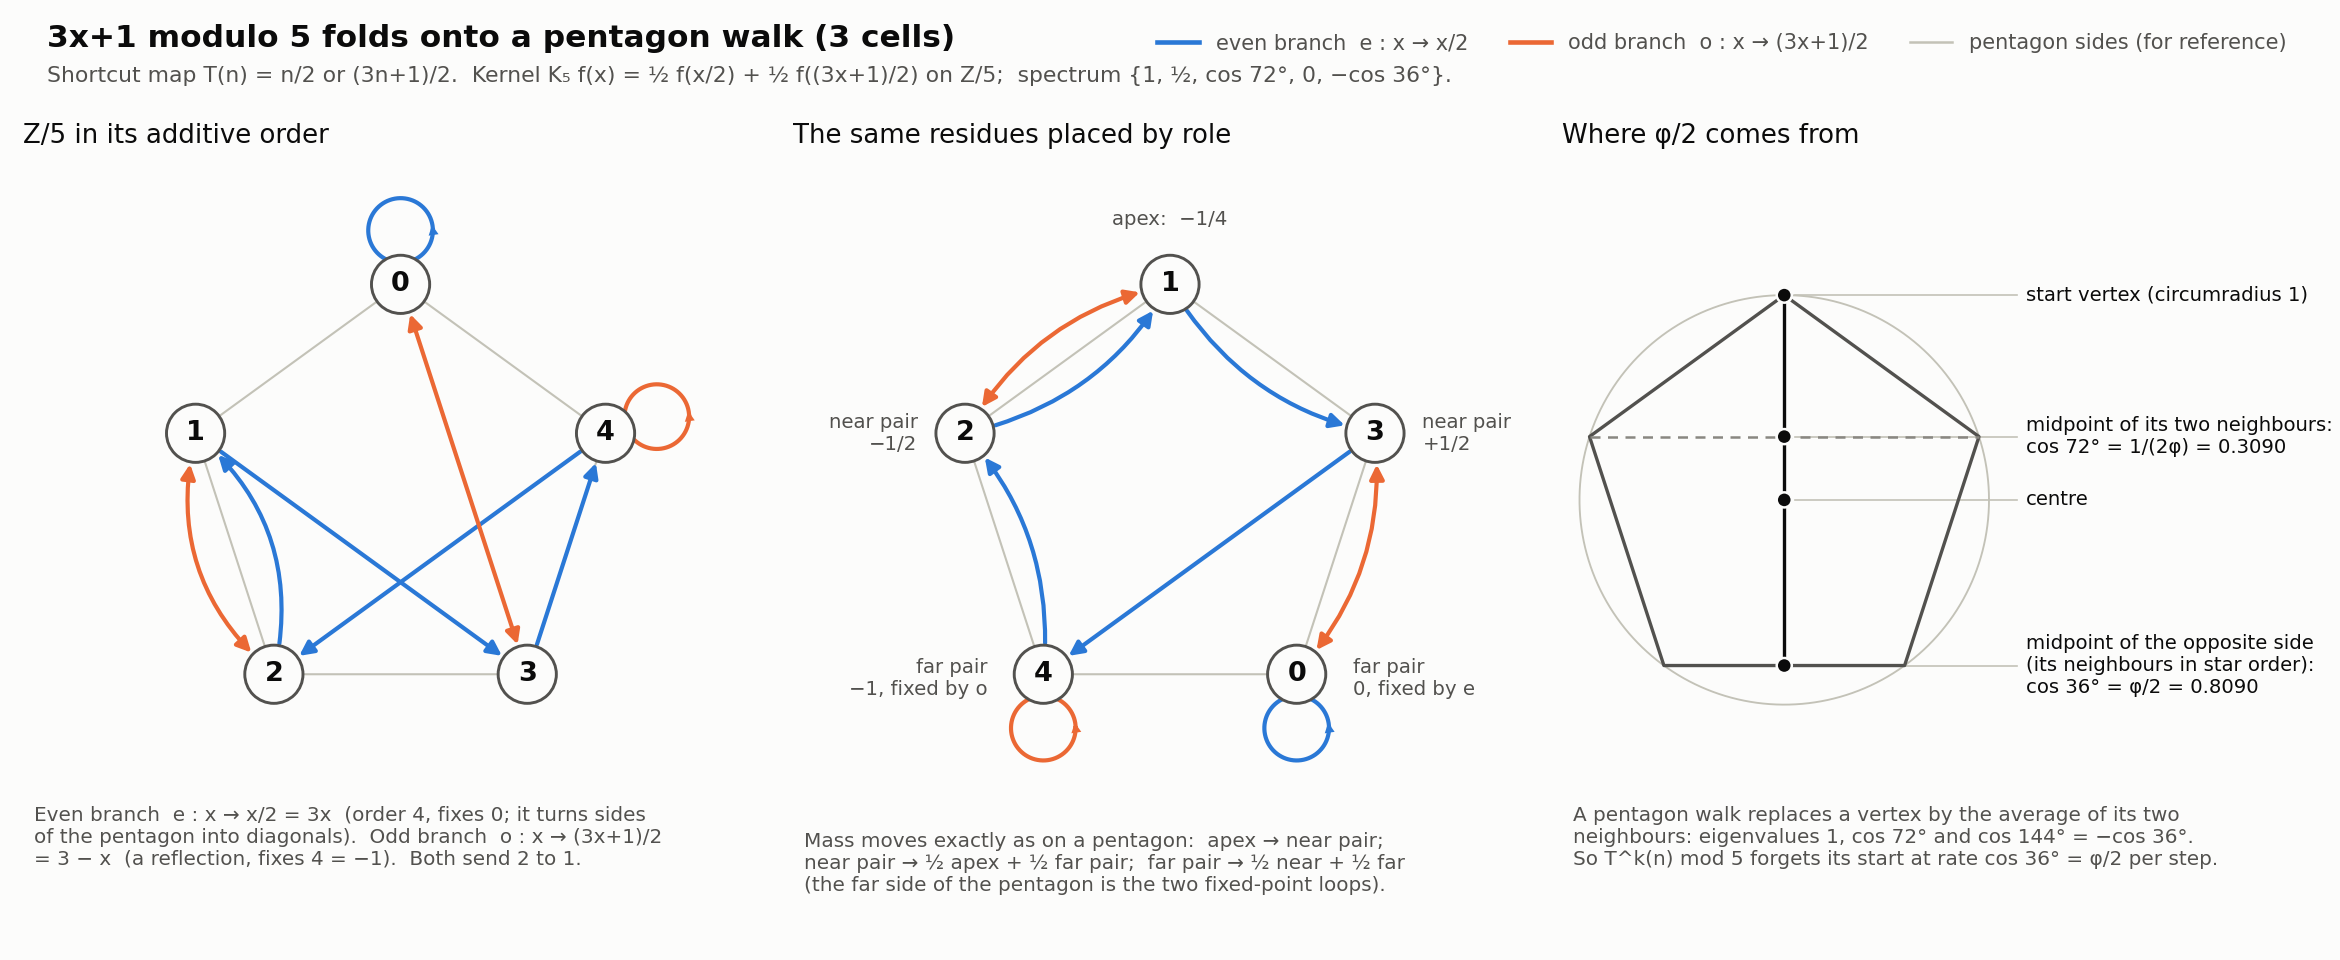

Python code for this plot:
"""Figure for Q3.1: the Terras kernel mod 5 as a folded pentagon walk.   Writes fig_pentagon.png.

Panel 1: Z/5 on the additive pentagon with the two branches  e: x -> x/2 = 3x  and  o: x -> (3x+1)/2 = 3 - x.
Panel 2: the same five residues placed by their role (apex -1/4; near pair +-1/2; far pair 0, -1): the branch
         graph is a pentagon except that the far side is replaced by the two fixed-point loops.
Panel 3: the regular pentagon: cos 72 = 1/(2 phi) and cos 36 = phi/2 as the two 'average of the neighbours' ratios.

Colour carries the branch (two hues, validated with the dataviz skill's validate_palette.js: all checks pass);
the residues' roles are given by direct labels, never by colour alone.  Static PNG: no hover layer.

Run:  python -X utf8 fig_pentagon.py
"""
from __future__ import annotations

from pathlib import Path

import matplotlib

matplotlib.use("Agg")
import matplotlib.pyplot as plt  # noqa: E402
import numpy as np  # noqa: E402
from matplotlib.patches import Circle, FancyArrowPatch  # noqa: E402

SURFACE = "#fcfcfb"
INK = "#0b0b0b"
INK2 = "#52514e"
MUTED = "#898781"
HAIR = "#c3c2b7"
C_E = "#2a78d6"   # even branch  (categorical slot 1)
C_O = "#eb6834"   # odd branch   (categorical slot 2)

plt.rcParams.update({"font.family": "DejaVu Sans", "font.size": 10.5, "text.color": INK, "axes.edgecolor": HAIR})


def ring(order: list[int], radius: float = 1.0) -> dict[int, np.ndarray]:
    """positions of the residues in the given cyclic order, first one at the top, going counter-clockwise."""
    return {r: radius * np.array([np.cos(np.pi / 2 + 2 * np.pi * i / 5), np.sin(np.pi / 2 + 2 * np.pi * i / 5)]) for i, r in enumerate(order)}


def node(ax, xy, label, sub=None, off=(0.0, 0.0), ha="center"):
    ax.add_patch(Circle(xy, 0.135, facecolor=SURFACE, edgecolor=INK2, linewidth=1.4, zorder=5))
    ax.text(xy[0], xy[1], str(label), ha="center", va="center", fontsize=13, fontweight="bold", zorder=6)
    if sub:
        ax.text(xy[0] + off[0], xy[1] + off[1], sub, ha=ha, va="center", fontsize=9.5, color=INK2, zorder=6)


def arrow(ax, a, b, color, rad=0.0, both=False, lw=2.0, shrink=15):
    style = "<|-|>" if both else "-|>"
    ax.add_patch(FancyArrowPatch(a, b, arrowstyle=style, mutation_scale=14, linewidth=lw, color=color,
                                 connectionstyle=f"arc3,rad={rad}", shrinkA=shrink, shrinkB=shrink, zorder=4))


def loop(ax, xy, color, direction=None):
    d = xy / np.linalg.norm(xy) if direction is None else np.array(direction, dtype=float)
    c = xy + 0.25 * d
    t = np.linspace(0, 2 * np.pi, 80)
    ax.plot(c[0] + 0.15 * np.cos(t), c[1] + 0.15 * np.sin(t), color=color, linewidth=2.0, zorder=3)
    tip = c + 0.15 * np.array([np.cos(0.3), np.sin(0.3)])
    tail = c + 0.15 * np.array([np.cos(0.0), np.sin(0.0)])
    ax.add_patch(FancyArrowPatch(tail, tip, arrowstyle="-|>", mutation_scale=12, linewidth=0, color=color, zorder=4))


def polygon(ax, pos, order, **kw):
    pts = np.array([pos[r] for r in order] + [pos[order[0]]])
    ax.plot(pts[:, 0], pts[:, 1], **kw)


def draw_branches(ax, pos, rad_e, rad_o, loop_dir=None):
    loop_dir = loop_dir or {}
    e = {x: 3 * x % 5 for x in range(5)}
    o = {x: (3 - x) % 5 for x in range(5)}
    for x in range(5):
        if e[x] == x:
            loop(ax, pos[x], C_E, loop_dir.get(x))
        else:
            arrow(ax, pos[x], pos[e[x]], C_E, rad=rad_e.get(x, 0.0))
    done = set()
    for x in range(5):
        if o[x] == x:
            loop(ax, pos[x], C_O, loop_dir.get(x))
        elif x not in done:
            arrow(ax, pos[x], pos[o[x]], C_O, rad=rad_o.get(x, 0.0), both=True)
            done |= {x, o[x]}


fig, axes = plt.subplots(1, 3, figsize=(15.6, 6.4), facecolor=SURFACE)
for ax in axes:
    ax.set_facecolor(SURFACE)
    ax.set_aspect("equal")
    ax.set_xlim(-1.75, 1.75)
    ax.set_ylim(-1.95, 1.6)
    ax.axis("off")
CAP_Y = -1.42

# ------------------------------------------------------------------ panel 1: additive pentagon
ax = axes[0]
pos = ring([0, 1, 2, 3, 4])
polygon(ax, pos, [0, 1, 2, 3, 4], color=HAIR, linewidth=1.0, zorder=1)
draw_branches(ax, pos, rad_e={2: 0.3}, rad_o={1: 0.3})
for r in range(5):
    node(ax, pos[r], r)
ax.set_title("Z/5 in its additive order", fontsize=12.5, color=INK, pad=6, loc="left")
ax.text(-1.7, CAP_Y, "Even branch  e : x → x/2 = 3x  (order 4, fixes 0; it turns sides\n"
                     "of the pentagon into diagonals).  Odd branch  o : x → (3x+1)/2\n"
                     "= 3 − x  (a reflection, fixes 4 = −1).  Both send 2 to 1.", color=INK2, fontsize=9.6, va="top")

# ------------------------------------------------------------------ panel 2: residues by role
ax = axes[1]
order2 = [1, 2, 4, 0, 3]
pos2 = ring(order2)
polygon(ax, pos2, order2, color=HAIR, linewidth=1.0, zorder=1)
draw_branches(ax, pos2, rad_e={1: 0.22, 4: 0.22, 2: 0.22}, rad_o={0: 0.22, 1: 0.22}, loop_dir={0: (0, -1), 4: (0, -1)})
subs = {1: ("apex:  −1/4", (0.0, 0.3), "center"), 2: ("near pair\n−1/2", (-0.22, 0.0), "right"), 3: ("near pair\n+1/2", (0.22, 0.0), "left"),
        0: ("far pair\n0, fixed by e", (0.26, -0.02), "left"), 4: ("far pair\n−1, fixed by o", (-0.26, -0.02), "right")}
for r in range(5):
    node(ax, pos2[r], r, subs[r][0], off=subs[r][1], ha=subs[r][2])
ax.set_title("The same residues placed by role", fontsize=12.5, color=INK, pad=6, loc="left")
ax.text(-1.7, CAP_Y - 0.12, "Mass moves exactly as on a pentagon:  apex → near pair;\n"
                            "near pair → ½ apex + ½ far pair;  far pair → ½ near + ½ far\n"
                            "(the far side of the pentagon is the two fixed-point loops).", color=INK2, fontsize=9.6, va="top")

# ------------------------------------------------------------------ panel 3: geometry
ax = axes[2]
CEN = np.array([-0.72, 0.0])
RAD = 0.95
V = [CEN + RAD * np.array([np.cos(np.pi / 2 + 2 * np.pi * i / 5), np.sin(np.pi / 2 + 2 * np.pi * i / 5)]) for i in range(5)]
t = np.linspace(0, 2 * np.pi, 200)
ax.plot(CEN[0] + RAD * np.cos(t), CEN[1] + RAD * np.sin(t), color=HAIR, linewidth=0.9, zorder=1)
pts = np.array(V + [V[0]])
ax.plot(pts[:, 0], pts[:, 1], color=INK2, linewidth=1.6, zorder=2)
m1 = (V[1] + V[4]) / 2          # midpoint of the two neighbours of the start vertex: cos 72 from the centre
m2 = (V[2] + V[3]) / 2          # midpoint of the opposite side (the neighbours in star order): cos 36 from the centre
ax.plot([V[1][0], V[4][0]], [V[1][1], V[4][1]], color=MUTED, linewidth=1.2, linestyle=(0, (4, 3)), zorder=2)
ax.plot([m2[0], V[0][0]], [m2[1], V[0][1]], color=INK, linewidth=1.6, zorder=3)
for q in (V[0], m1, m2, CEN):
    ax.add_patch(Circle(q, 0.035, facecolor=INK, edgecolor=SURFACE, linewidth=1.2, zorder=6))
TX = 0.4
notes = ((V[0], "start vertex (circumradius 1)"),
         (m1, "midpoint of its two neighbours:\ncos 72° = 1/(2φ) = 0.3090"),
         (CEN, "centre"),
         (m2, "midpoint of the opposite side\n(its neighbours in star order):\ncos 36° = φ/2 = 0.8090"))
for q, txt in notes:
    ax.plot([q[0] + 0.05, TX - 0.04], [q[1], q[1]], color=HAIR, linewidth=0.8, zorder=1)
    ax.text(TX, q[1], txt, fontsize=9.4, color=INK, va="center", ha="left")
ax.set_title("Where φ/2 comes from", fontsize=12.5, color=INK, pad=6, loc="left")
ax.text(-1.7, CAP_Y, "A pentagon walk replaces a vertex by the average of its two\n"
                     "neighbours: eigenvalues 1, cos 72° and cos 144° = −cos 36°.\n"
                     "So T^k(n) mod 5 forgets its start at rate cos 36° = φ/2 per step.", color=INK2, fontsize=9.6, va="top")

# legend (two series: always present) and title
handles = [plt.Line2D([0], [0], color=C_E, linewidth=2.2, label="even branch  e : x → x/2"),
           plt.Line2D([0], [0], color=C_O, linewidth=2.2, label="odd branch  o : x → (3x+1)/2"),
           plt.Line2D([0], [0], color=HAIR, linewidth=1.2, label="pentagon sides (for reference)")]
fig.legend(handles=handles, loc="upper right", bbox_to_anchor=(0.985, 0.985), frameon=False, fontsize=10, labelcolor=INK2, ncol=3)
fig.suptitle("3x+1 modulo 5 folds onto a pentagon walk (3 cells)", x=0.02, y=0.975, ha="left", fontsize=15, fontweight="bold", color=INK)
fig.text(0.02, 0.915, "Shortcut map T(n) = n/2 or (3n+1)/2.  Kernel K₅ f(x) = ½ f(x/2) + ½ f((3x+1)/2) on Z/5;  spectrum {1, ½, cos 72°, 0, −cos 36°}.",
         ha="left", fontsize=10.5, color=INK2)
fig.subplots_adjust(left=0.01, right=0.99, top=0.86, bottom=0.02, wspace=0.02)
out = Path(__file__).with_suffix(".png")
fig.savefig(out, dpi=150, facecolor=SURFACE)
print("wrote", out)
